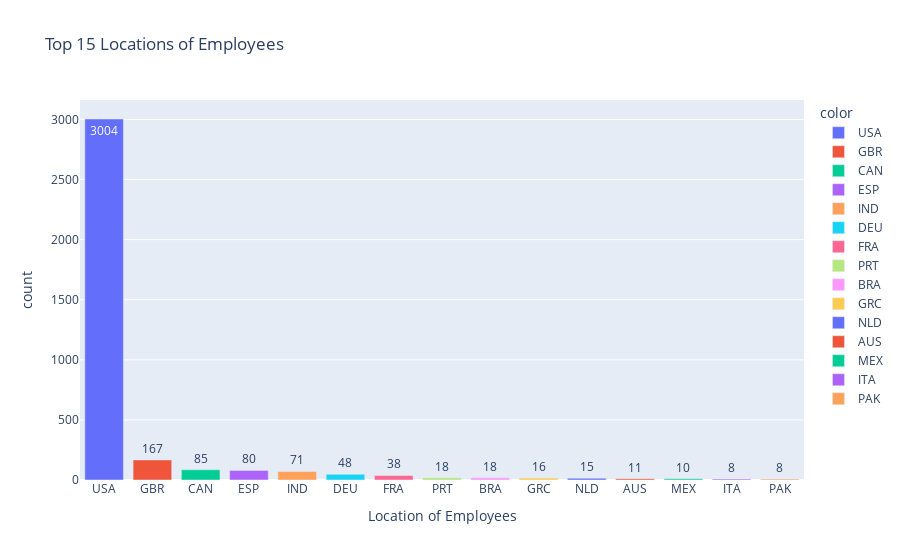

Notebook code for this chart:
### Markdown cell above
#### Most of the employees are from USA as can be seen from the chloropleth above.

### Code cell
top_15_emp_locations = residence[:15]
fig = px.bar(y = top_15_emp_locations.values, x = top_15_emp_locations.index, 
            color = top_15_emp_locations.index, text = top_15_emp_locations.values,
            title = 'Top 15 Locations of Employees')

fig.update_layout( xaxis_title = "Location of Employees", yaxis_title = "count")
fig.show()

### Figure 1 — Plotly figure (JSON) as saved in the notebook; plotly's stock layout.template omitted (floating-point values rounded to 4 significant figures)
{"data": [{"alignmentgroup": "True", "hovertemplate": "color=USA<br>x=%{x}<br>y=%{y}<br>text=%{text}<extra></extra>", "legendgroup": "USA", "marker": {"color": "#636efa", "pattern": {"shape": ""}}, "name": "USA", "offsetgroup": "USA", "orientation": "v", "showlegend": true, "text": [3004], "textposition": "auto", "type": "bar", "x": ["USA"], "xaxis": "x", "y": [3004], "yaxis": "y"}, {"alignmentgroup": "True", "hovertemplate": "color=GBR<br>x=%{x}<br>y=%{y}<br>text=%{text}<extra></extra>", "legendgroup": "GBR", "marker": {"color": "#EF553B", "pattern": {"shape": ""}}, "name": "GBR", "offsetgroup": "GBR", "orientation": "v", "showlegend": true, "text": [167], "textposition": "auto", "type": "bar", "x": ["GBR"], "xaxis": "x", "y": [167], "yaxis": "y"}, {"alignmentgroup": "True", "hovertemplate": "color=CAN<br>x=%{x}<br>y=%{y}<br>text=%{text}<extra></extra>", "legendgroup": "CAN", "marker": {"color": "#00cc96", "pattern": {"shape": ""}}, "name": "CAN", "offsetgroup": "CAN", "orientation": "v", "showlegend": true, "text": [85], "textposition": "auto", "type": "bar", "x": ["CAN"], "xaxis": "x", "y": [85], "yaxis": "y"}, {"alignmentgroup": "True", "hovertemplate": "color=ESP<br>x=%{x}<br>y=%{y}<br>text=%{text}<extra></extra>", "legendgroup": "ESP", "marker": {"color": "#ab63fa", "pattern": {"shape": ""}}, "name": "ESP", "offsetgroup": "ESP", "orientation": "v", "showlegend": true, "text": [80], "textposition": "auto", "type": "bar", "x": ["ESP"], "xaxis": "x", "y": [80], "yaxis": "y"}, {"alignmentgroup": "True", "hovertemplate": "color=IND<br>x=%{x}<br>y=%{y}<br>text=%{text}<extra></extra>", "legendgroup": "IND", "marker": {"color": "#FFA15A", "pattern": {"shape": ""}}, "name": "IND", "offsetgroup": "IND", "orientation": "v", "showlegend": true, "text": [71], "textposition": "auto", "type": "bar", "x": ["IND"], "xaxis": "x", "y": [71], "yaxis": "y"}, {"alignmentgroup": "True", "hovertemplate": "color=DEU<br>x=%{x}<br>y=%{y}<br>text=%{text}<extra></extra>", "legendgroup": "DEU", "marker": {"color": "#19d3f3", "pattern": {"shape": ""}}, "name": "DEU", "offsetgroup": "DEU", "orientation": "v", "showlegend": true, "text": [48], "textposition": "auto", "type": "bar", "x": ["DEU"], "xaxis": "x", "y": [48], "yaxis": "y"}, {"alignmentgroup": "True", "hovertemplate": "color=FRA<br>x=%{x}<br>y=%{y}<br>text=%{text}<extra></extra>", "legendgroup": "FRA", "marker": {"color": "#FF6692", "pattern": {"shape": ""}}, "name": "FRA", "offsetgroup": "FRA", "orientation": "v", "showlegend": true, "text": [38], "textposition": "auto", "type": "bar", "x": ["FRA"], "xaxis": "x", "y": [38], "yaxis": "y"}, {"alignmentgroup": "True", "hovertemplate": "color=PRT<br>x=%{x}<br>y=%{y}<br>text=%{text}<extra></extra>", "legendgroup": "PRT", "marker": {"color": "#B6E880", "pattern": {"shape": ""}}, "name": "PRT", "offsetgroup": "PRT", "orientation": "v", "showlegend": true, "text": [18], "textposition": "auto", "type": "bar", "x": ["PRT"], "xaxis": "x", "y": [18], "yaxis": "y"}, {"alignmentgroup": "True", "hovertemplate": "color=BRA<br>x=%{x}<br>y=%{y}<br>text=%{text}<extra></extra>", "legendgroup": "BRA", "marker": {"color": "#FF97FF", "pattern": {"shape": ""}}, "name": "BRA", "offsetgroup": "BRA", "orientation": "v", "showlegend": true, "text": [18], "textposition": "auto", "type": "bar", "x": ["BRA"], "xaxis": "x", "y": [18], "yaxis": "y"}, {"alignmentgroup": "True", "hovertemplate": "color=GRC<br>x=%{x}<br>y=%{y}<br>text=%{text}<extra></extra>", "legendgroup": "GRC", "marker": {"color": "#FECB52", "pattern": {"shape": ""}}, "name": "GRC", "offsetgroup": "GRC", "orientation": "v", "showlegend": true, "text": [16], "textposition": "auto", "type": "bar", "x": ["GRC"], "xaxis": "x", "y": [16], "yaxis": "y"}, {"alignmentgroup": "True", "hovertemplate": "color=NLD<br>x=%{x}<br>y=%{y}<br>text=%{text}<extra></extra>", "legendgroup": "NLD", "marker": {"color": "#636efa", "pattern": {"shape": ""}}, "name": "NLD", "offsetgroup": "NLD", "orientation": "v", "showlegend": true, "text": [15], "textposition": "auto", "type": "bar", "x": ["NLD"], "xaxis": "x", "y": [15], "yaxis": "y"}, {"alignmentgroup": "True", "hovertemplate": "color=AUS<br>x=%{x}<br>y=%{y}<br>text=%{text}<extra></extra>", "legendgroup": "AUS", "marker": {"color": "#EF553B", "pattern": {"shape": ""}}, "name": "AUS", "offsetgroup": "AUS", "orientation": "v", "showlegend": true, "text": [11], "textposition": "auto", "type": "bar", "x": ["AUS"], "xaxis": "x", "y": [11], "yaxis": "y"}, {"alignmentgroup": "True", "hovertemplate": "color=MEX<br>x=%{x}<br>y=%{y}<br>text=%{text}<extra></extra>", "legendgroup": "MEX", "marker": {"color": "#00cc96", "pattern": {"shape": ""}}, "name": "MEX", "offsetgroup": "MEX", "orientation": "v", "showlegend": true, "text": [10], "textposition": "auto", "type": "bar", "x": ["MEX"], "xaxis": "x", "y": [10], "yaxis": "y"}, {"alignmentgroup": "True", "hovertemplate": "color=ITA<br>x=%{x}<br>y=%{y}<br>text=%{text}<extra></extra>", "legendgroup": "ITA", "marker": {"color": "#ab63fa", "pattern": {"shape": ""}}, "name": "ITA", "offsetgroup": "ITA", "orientation": "v", "showlegend": true, "text": [8], "textposition": "auto", "type": "bar", "x": ["ITA"], "xaxis": "x", "y": [8], "yaxis": "y"}, {"alignmentgroup": "True", "hovertemplate": "color=PAK<br>x=%{x}<br>y=%{y}<br>text=%{text}<extra></extra>", "legendgroup": "PAK", "marker": {"color": "#FFA15A", "pattern": {"shape": ""}}, "name": "PAK", "offsetgroup": "PAK", "orientation": "v", "showlegend": true, "text": [8], "textposition": "auto", "type": "bar", "x": ["PAK"], "xaxis": "x", "y": [8], "yaxis": "y"}], "layout": {"barmode": "relative", "legend": {"title": {"text": "color"}, "tracegroupgap": 0}, "title": {"text": "Top 15 Locations of Employees"}, "xaxis": {"anchor": "y", "domain": [0, 1], "title": {"text": "Location of Employees"}}, "yaxis": {"anchor": "x", "domain": [0, 1], "title": {"text": "count"}}}}
